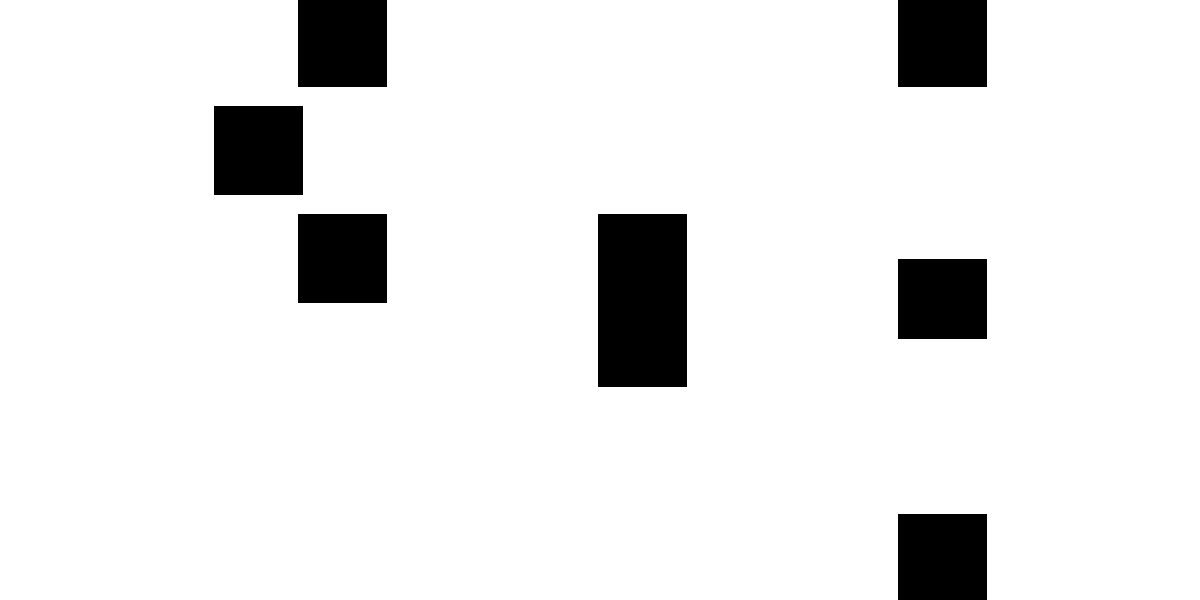
#> input picture src/robo1/scripts_planner/map.png, 1200 x 600 px
$ python planner_v5.py
#> lines starting #> are read from the running program, lines starting #| are printed output that depends on the picture; after the words box and inside, x2 and y2 are one past the last pixel; in counts of white or black regions, pixels touching at a corner belong together
# -*- coding: utf-8 -*-
"""
Created on Sat Mar 18 16:02:21 2023

@author: saksham
"""

#!/usr/bin/env python3
# -*- coding: utf-8 -*-
"""
Created on Tue Mar 14 23:56:08 2023

@author: saksham
"""

import numpy as np
import time
import cv2
import matplotlib.pyplot as plt
from sys import exit

#%%

# inputs
startState = (1,150,0) #tuple(map(int, start.split(",")))
goalState = (399,50,0) #tuple(map(int, goal.split(",")))
rpm = (15*0.1047198,17.5*0.1047198,20*0.1047198) #tuple(map(int, rpm.split(",")))

c = 3 + 19 # clearance + R (robot radius)
dt = 2

r = 6.45/2
L = 11

#%%
## reading map
map_raw = cv2.bitwise_not(cv2.imread('map.png',cv2.IMREAD_GRAYSCALE))
#> map_raw: shape (600, 1200); 8.5% white; 7 white regions, largest, box (x1, y1, x2, y2) and area: (598, 214, 687, 387) 15397, (214, 106, 303, 195) 7921, (298, 214, 387, 303) 7921
plt.figure(1)
plt.imshow(map_raw)

#Clearance
kernel = cv2.getStructuringElement(cv2.MORPH_RECT, (6*c+1, 6*c+1))
mapN = cv2.dilate(map_raw, kernel)
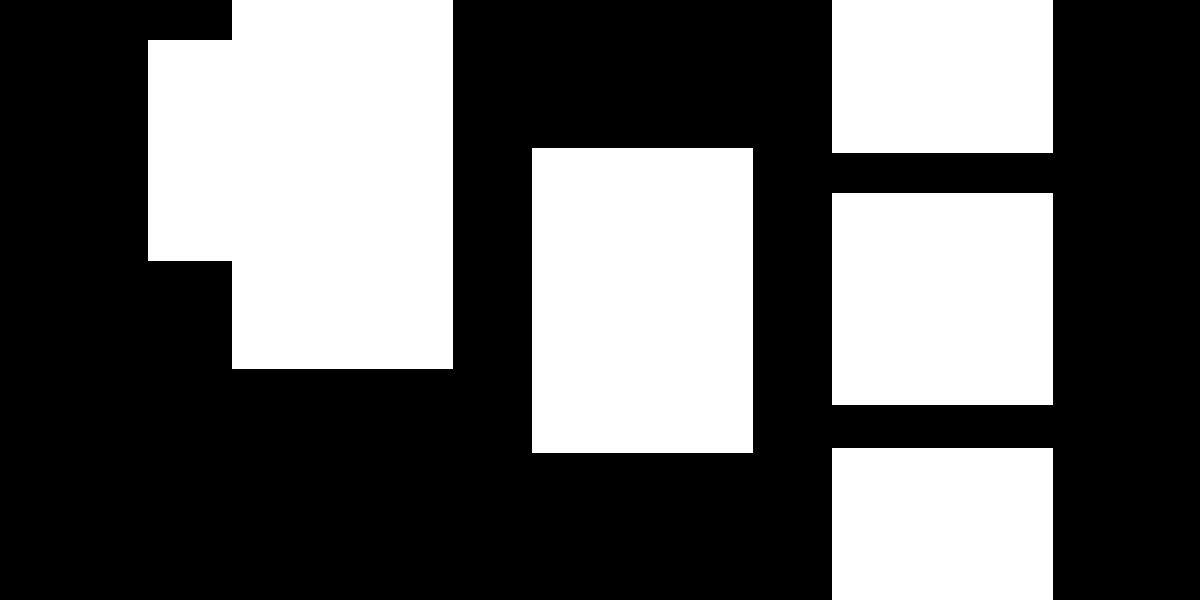
#> mapN: shape (600, 1200); 39.1% white; 5 white regions, box (x1, y1, x2, y2) and area: (148, 0, 453, 369) 100113, (532, 148, 753, 453) 67405, (832, 193, 1053, 405) 46852, (832, 0, 1053, 153) 33813, (832, 448, 1053, 600) 33592

# walls
# mapN[:,0:3*c] = 255
# mapN[:,-3*c:] = 255
# mapN[0:3*c,:] = 255
# mapN[-3*c:,:] = 255

cv2.imwrite("map_bloated.jpg",cv2.bitwise_not(mapN))

plt.figure(2)
plt.imshow(mapN)

#%%
# Checker if a node falls in the obstacle space
def checkFeasibility(node):
#> called with node = (1, 150, 0)
    try:
        a = mapN[np.shape(mapN)[0]-int(round(3*node[1])),int(round(3*node[0]))]
#> a = 0
    except:
        return False

    if a < 255:
        return True
    else:
        return False
#%%
nodeList={}

shifter = [(rpm[0],rpm[1]),(rpm[1],rpm[0]),(rpm[1],rpm[1]),(rpm[0],rpm[2]),
            (rpm[2],rpm[0]),(rpm[2],rpm[2]),(rpm[2],rpm[1]),(rpm[1],rpm[2])]

def costC(node,goal):
    d = np.sqrt((node[0]-goal[0])**2 + (node[1]-goal[1])**2)
    return d

def shift(node,cost):
    x,y,t = node
    t = np.deg2rad(t)
    for i in shifter:
        t_ = t + dt*r*(i[0]-i[1])/L
        if i[0] == i[1]:
            x_ = x + 0.5*(i[0]+i[1])*r*dt*np.cos(t)
            y_ = y + 0.5*(i[0]+i[1])*r*dt*np.sin(t)
        else:
            F = (L/2)*(i[0]+i[1])/(i[0]-i[1])
            x_ = x + F*( np.sin( (r*(i[0]-i[1])*dt/L) +t ) -np.sin(t))
            y_ = y - F*( np.cos( (r*(i[0]-i[1])*dt/L) +t ) -np.cos(t))
        childNode = (x_,y_,np.rad2deg(t_))
        if checkFeasibility(childNode):
            nodeList[childNode] = i
            yield childNode, cost+costC(node,childNode)
        else:
            pass
#%%
# main algorithm

# time calculation
startTime = time.time()

if not checkFeasibility(startState) or not checkFeasibility(goalState):
    print('Infeasable states! Check Input')
    exit()

closedNodes = {}
openNodes = {startState:( costC(startState,goalState) , costC(startState,goalState) ,0,0,0)}

# order is totalCost, cost2Goal, cost2come, parent, self
nodeVisit = 255*np.ones(np.shape(map_raw))

child = 1
repeatSkip=0

while True:

    # popping first node
    parent=list(openNodes.keys())[0]

    closedNodes[parent] = openNodes[parent]

    if costC(parent,goalState) < L/2:
        print("Goal Found after",len(closedNodes),"nodes in ",time.time()-startTime, " seconds!")
        print("overwrote nodes :",repeatSkip)
        break

    for node,cost in shift(parent,openNodes[parent][2]):
        try:
            aa = nodeVisit[int(round(node[0])),int(round(node[1]))]==125
        except:
            print([int(round(node[0])),int(round(node[1]))])
        if nodeVisit[int(round(node[0])),int(round(node[1]))]==125:
            repeatSkip = repeatSkip +1
            pass

        else:
            if nodeVisit[int(round(node[0])),int(round(node[1]))] == 255 and node != None:
                # ...... and if not, add child
                openNodes[node] = (1.5*costC(node,goalState) + cost,
                         costC(node,goalState),
                         cost,openNodes[parent][4],child)
                child = child + 1
                nodeVisit[int(round(node[0])),int(round(node[1]))]=125

    nodeVisit[int(round(parent[0])),int(round(parent[1]))] = 0
    del openNodes[parent]

    # Sort the dict before popping
    openNodes = dict(sorted(openNodes.items(), key=lambda x:x[1]))
#> this loop made 258 passes

# backtracking
backTrack = [node,parent]
child = closedNodes[parent][3]
while child >0:
    for key, value in closedNodes.items():

        if value[4] == child:
            node = key
            child = value[3]
            backTrack.append(node)

backTrack.append(startState)
backTrack.reverse()

#%%
xy_points = np.array(backTrack)
np.savetxt("vel_coord.csv", xy_points,delimiter = ",")
xy_points_orig = np.array(backTrack)

plt.figure(3)
plt.imshow(mapN,cmap='Greys')
plt.scatter(3*xy_points_orig[:,0], mapN.shape[0]-3*xy_points_orig[:,1], c='g',s=2)
plt.scatter(3*xy_points[:,0], mapN.shape[0]-3*xy_points[:,1], c='r',s=4)
xy_points = np.delete(xy_points, (2), axis=1)
plt.savefig("map_path.jpg")
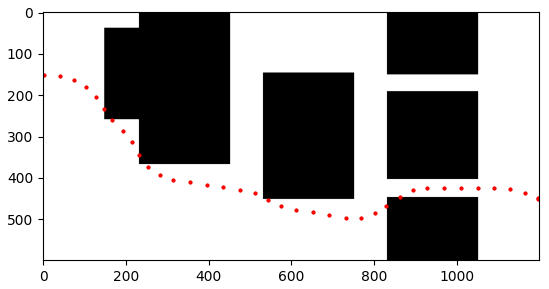
#> figure drawn by matplotlib, 1 panel
